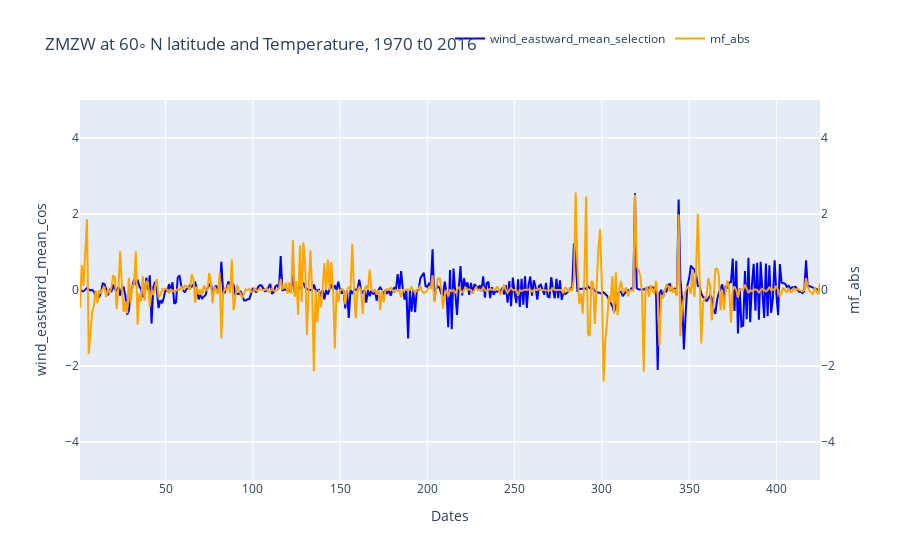

The notebook cell this image was saved under:
### Code cell
fig = go.Figure()

fig.add_trace(go.Scatter(x=df['index_'], y=df['wind_eastward_mean_cos'], name='wind_eastward_mean_selection', line=dict(color='blue')))
fig.add_trace(go.Scatter(x=df['index_'], y=df['mf_abs'], name='mf_abs', line=dict(color='orange'), yaxis='y2'))

# Set layout
fig.update_layout(
    yaxis=dict(
        range=[-5, 5],
        title='wind_eastward_mean_cos'
    )
    ,yaxis2=dict(
        range=[-5, 5],
        title='mf_abs',
        side='right',
        overlaying='y'
    )
    ,xaxis=dict(title='Dates'),
    title=f'ZMZW at 60◦ N latitude and Temperature, 1970 t0 2016',
    legend=dict(orientation="h", y=1.2, x=0.5))

# Show the plot
fig.show()

### Figure 1 — Plotly figure (JSON) as saved in the notebook; plotly's stock layout.template omitted (floating-point values rounded to 4 significant figures; data arrays with more than 128 entries replaced by an {"elided": "..."} marker saying what was removed)
{"data": [{"line": {"color": "blue"}, "name": "wind_eastward_mean_selection", "type": "scatter", "x": {"elided": "425 int values"}, "y": {"elided": "425 float values"}}, {"line": {"color": "orange"}, "name": "mf_abs", "type": "scatter", "x": {"elided": "425 int values"}, "y": {"elided": "425 float values"}, "yaxis": "y2"}], "layout": {"legend": {"orientation": "h", "x": 0.5, "y": 1.2}, "title": {"text": "ZMZW at 60◦ N latitude and Temperature, 1970 t0 2016"}, "xaxis": {"title": {"text": "Dates"}}, "yaxis": {"range": [-5, 5], "title": {"text": "wind_eastward_mean_cos"}}, "yaxis2": {"overlaying": "y", "range": [-5, 5], "side": "right", "title": {"text": "mf_abs"}}}}
